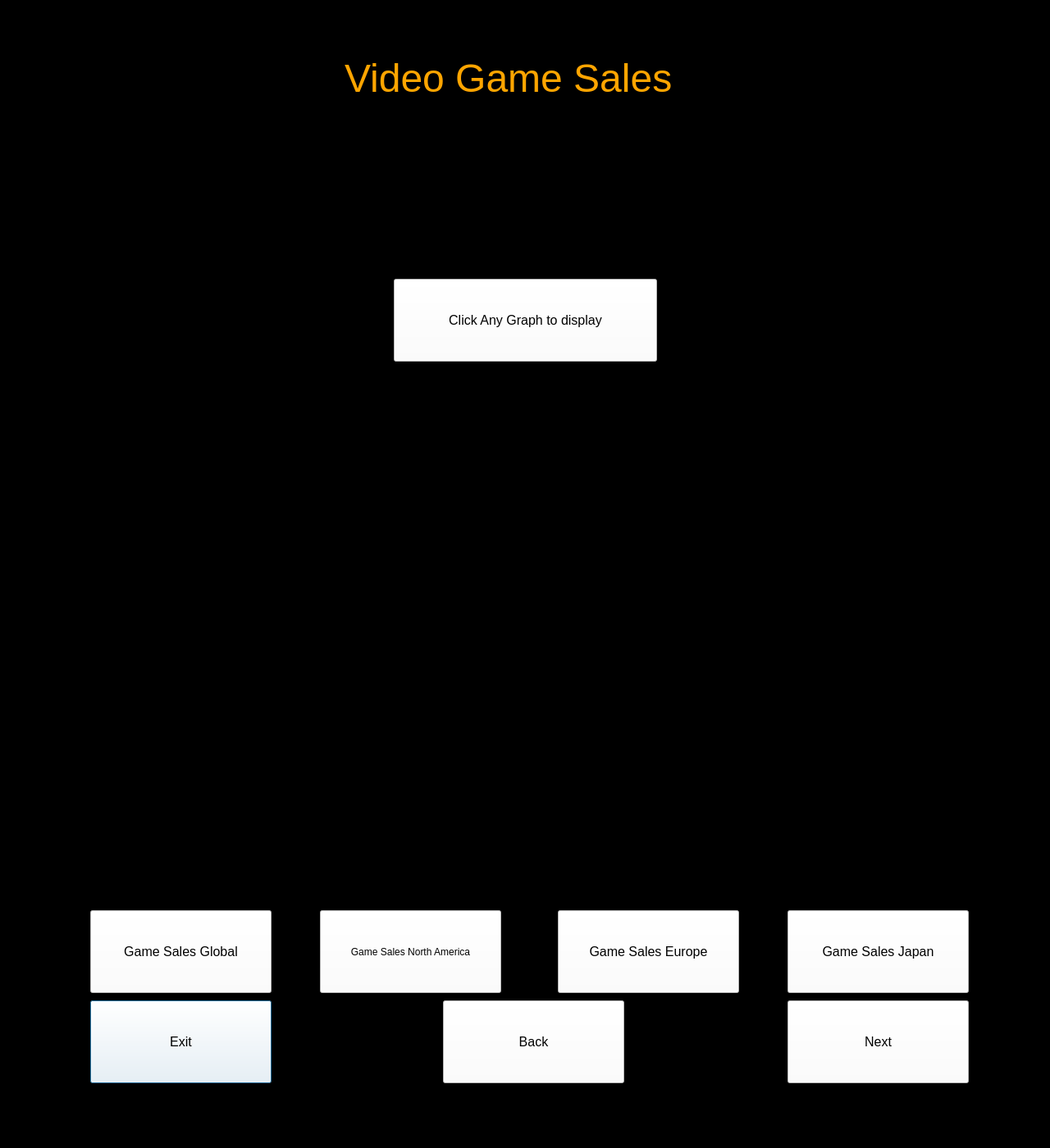
<?xml version="1.0" encoding="UTF-8"?>
<ui version="4.0">
 <class>Dialog</class>
 <widget class="QDialog" name="Dialog">
  <property name="geometry">
   <rect>
    <x>0</x>
    <y>0</y>
    <width>1280</width>
    <height>1400</height>
   </rect>
  </property>
  <property name="windowTitle">
   <string>Dialog</string>
  </property>
  <property name="styleSheet">
   <string notr="true">QDialog {background: black}</string>
  </property>
  <widget class="QLabel" name="Title">
   <property name="geometry">
    <rect>
     <x>420</x>
     <y>20</y>
     <width>471</width>
     <height>151</height>
    </rect>
   </property>
   <property name="font">
    <font>
     <family>MS Sans Serif</family>
     <pointsize>36</pointsize>
    </font>
   </property>
   <property name="styleSheet">
    <string notr="true">QLabel{color:orange}</string>
   </property>
   <property name="text">
    <string>Video Game Sales </string>
   </property>
  </widget>
  <widget class="QPushButton" name="close">
   <property name="geometry">
    <rect>
     <x>110</x>
     <y>1220</y>
     <width>221</width>
     <height>101</height>
    </rect>
   </property>
   <property name="font">
    <font>
     <pointsize>12</pointsize>
    </font>
   </property>
   <property name="styleSheet">
    <string notr="true">QPushButton {background: white}
QPushButton {color: black}
QPushButton:hover{background:orange}</string>
   </property>
   <property name="text">
    <string>Exit</string>
   </property>
  </widget>
  <widget class="QPushButton" name="next">
   <property name="geometry">
    <rect>
     <x>960</x>
     <y>1220</y>
     <width>221</width>
     <height>101</height>
    </rect>
   </property>
   <property name="font">
    <font>
     <pointsize>12</pointsize>
    </font>
   </property>
   <property name="styleSheet">
    <string notr="true">QPushButton {background: white}
QPushButton {color: black}QPushButton:hover{background:orange}</string>
   </property>
   <property name="text">
    <string>Next</string>
   </property>
  </widget>
  <widget class="QPushButton" name="europe">
   <property name="geometry">
    <rect>
     <x>680</x>
     <y>1110</y>
     <width>221</width>
     <height>101</height>
    </rect>
   </property>
   <property name="font">
    <font>
     <pointsize>12</pointsize>
    </font>
   </property>
   <property name="styleSheet">
    <string notr="true">QPushButton {background: white}
QPushButton {color: black}
QPushButton:hover{background:orange}</string>
   </property>
   <property name="text">
    <string>Game Sales Europe</string>
   </property>
  </widget>
  <widget class="QPushButton" name="global">
   <property name="geometry">
    <rect>
     <x>110</x>
     <y>1110</y>
     <width>221</width>
     <height>101</height>
    </rect>
   </property>
   <property name="font">
    <font>
     <pointsize>12</pointsize>
    </font>
   </property>
   <property name="styleSheet">
    <string notr="true">QPushButton {background: white}
QPushButton {color: black}
QPushButton:hover{background:orange}</string>
   </property>
   <property name="text">
    <string>Game Sales Global</string>
   </property>
  </widget>
  <widget class="QLabel" name="label">
   <property name="geometry">
    <rect>
     <x>110</x>
     <y>190</y>
     <width>1071</width>
     <height>881</height>
    </rect>
   </property>
   <property name="text">
    <string/>
   </property>
  </widget>
  <widget class="QPushButton" name="america">
   <property name="geometry">
    <rect>
     <x>390</x>
     <y>1110</y>
     <width>221</width>
     <height>101</height>
    </rect>
   </property>
   <property name="font">
    <font>
     <pointsize>9</pointsize>
    </font>
   </property>
   <property name="styleSheet">
    <string notr="true">QPushButton {background: white}
QPushButton {color: black}
QPushButton:hover{background:orange}</string>
   </property>
   <property name="text">
    <string>Game Sales North America</string>
   </property>
  </widget>
  <widget class="QPushButton" name="japan">
   <property name="geometry">
    <rect>
     <x>960</x>
     <y>1110</y>
     <width>221</width>
     <height>101</height>
    </rect>
   </property>
   <property name="font">
    <font>
     <pointsize>12</pointsize>
    </font>
   </property>
   <property name="styleSheet">
    <string notr="true">QPushButton {background: white}
QPushButton {color: black}
QPushButton:hover{background:orange}</string>
   </property>
   <property name="text">
    <string>Game Sales Japan</string>
   </property>
  </widget>
  <widget class="QPushButton" name="back">
   <property name="geometry">
    <rect>
     <x>540</x>
     <y>1220</y>
     <width>221</width>
     <height>101</height>
    </rect>
   </property>
   <property name="font">
    <font>
     <pointsize>12</pointsize>
    </font>
   </property>
   <property name="styleSheet">
    <string notr="true">QPushButton {background: white}
QPushButton {color: black}
QPushButton:hover{background:orange}</string>
   </property>
   <property name="text">
    <string>Back</string>
   </property>
  </widget>
  <widget class="QPushButton" name="Graph1_2">
   <property name="geometry">
    <rect>
     <x>480</x>
     <y>340</y>
     <width>321</width>
     <height>101</height>
    </rect>
   </property>
   <property name="font">
    <font>
     <pointsize>12</pointsize>
    </font>
   </property>
   <property name="styleSheet">
    <string notr="true">QPushButton {background: white}
QPushButton {color: black}
QPushButton:hover{background:rgb(202, 202, 202)}</string>
   </property>
   <property name="text">
    <string>Click Any Graph to display</string>
   </property>
  </widget>
  <zorder>Graph1_2</zorder>
  <zorder>label</zorder>
  <zorder>Title</zorder>
  <zorder>close</zorder>
  <zorder>next</zorder>
  <zorder>europe</zorder>
  <zorder>global</zorder>
  <zorder>america</zorder>
  <zorder>japan</zorder>
  <zorder>back</zorder>
 </widget>
 <resources/>
 <connections/>
</ui>
